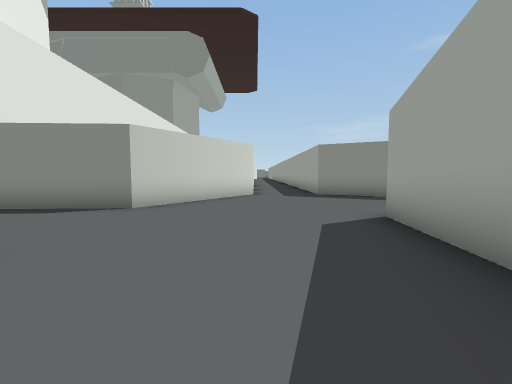
view 1 (above)

16 first-person views from a walk through a scene from a Unity 3-D project. The camera is 1.2 m above the floor, tilts 4° down and sees 90° across. The floor is counted in squares, 2 m on a side. Each view is taken from the middle of a square. On the plan, view 1 faces up. The plan holds only what a view shows up to about 9 squares ahead; the rest is blank. The place goes on beyond the plan.

view 2
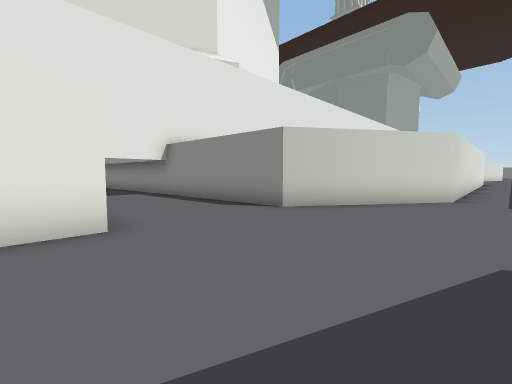

view 3
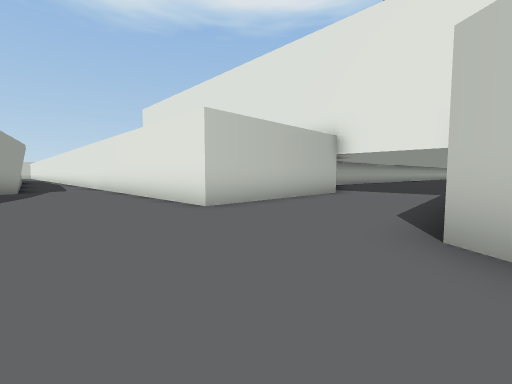

view 4
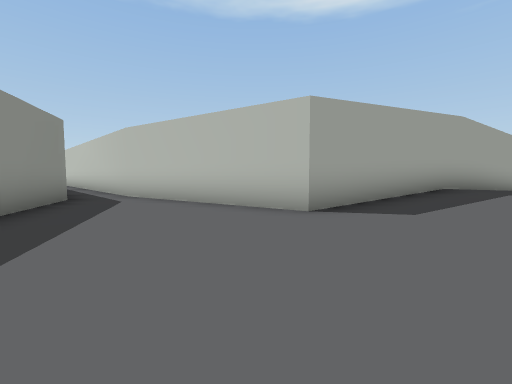

view 5
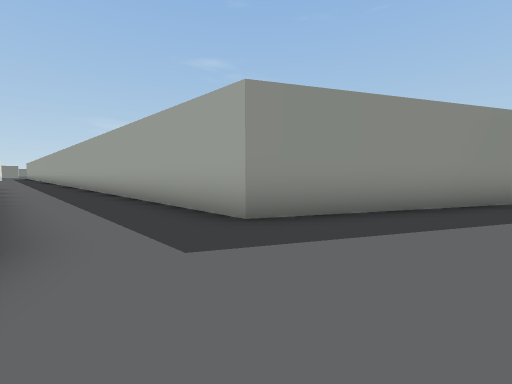

view 6
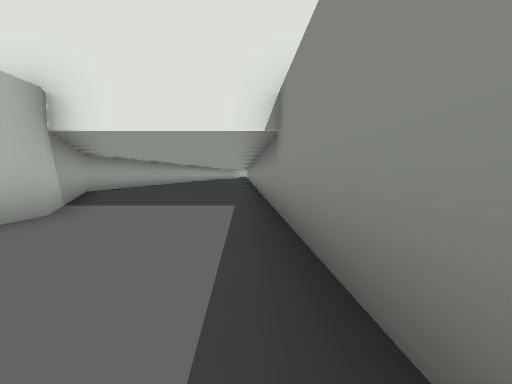

view 7
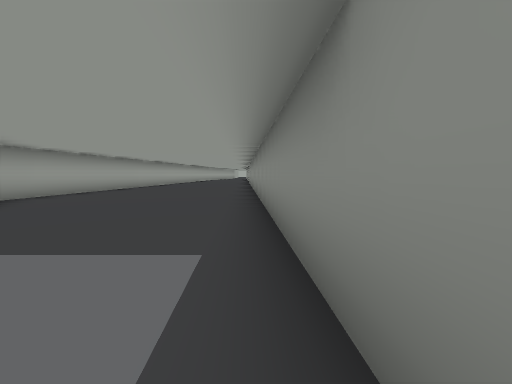

view 8
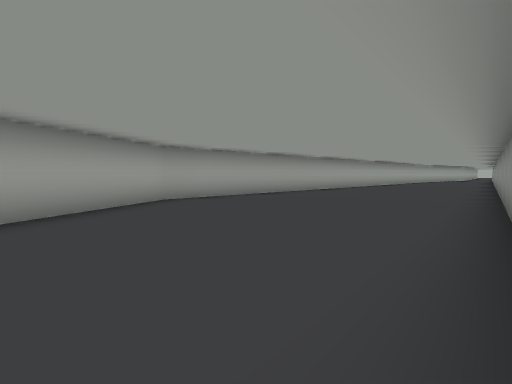

view 9
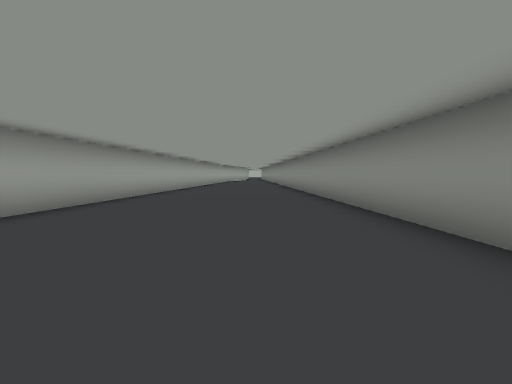

view 10
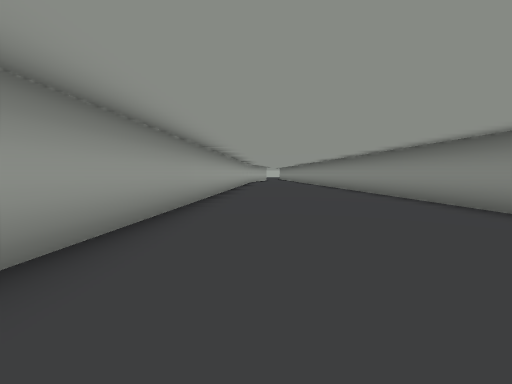

view 11
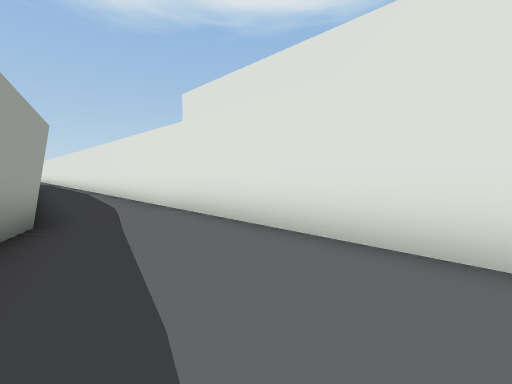

view 12
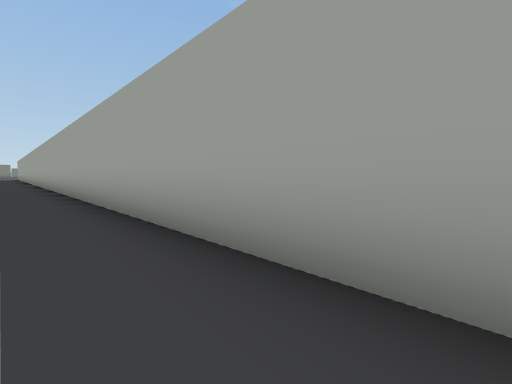

view 13
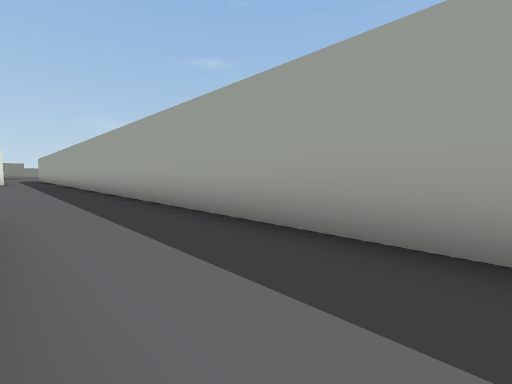

view 14
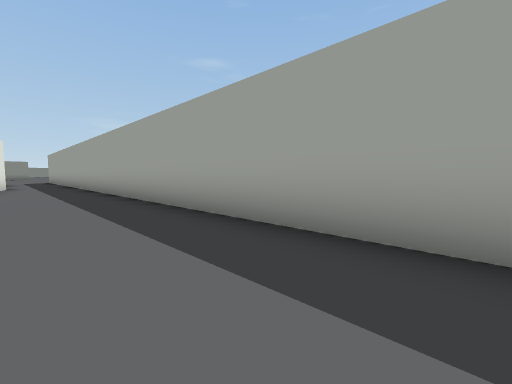

view 15
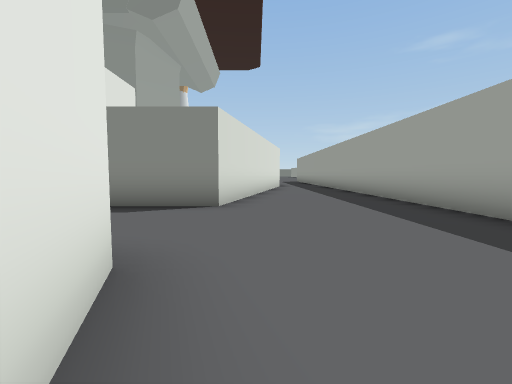

view 16
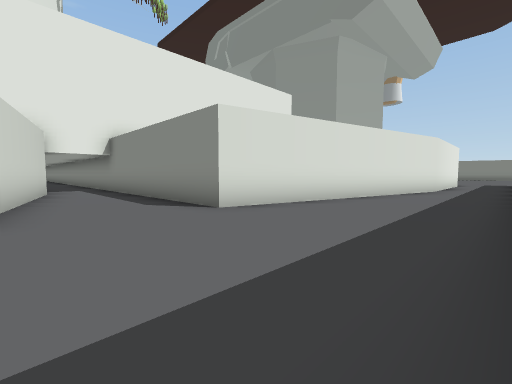

### Floor plan
Key: @ floor where view 1 was taken; # wall or solid block; . main floor; : floor 0.25 m higher than the main floor; - floor 0.25 m lower than the main floor; / step, stairs or slope.
Columns run from 23 left of view 1 to 7 right of it. Each row starts with its distance up from view 1.
 39                       ##..
 38                       #...
 37                       #...
 36                       #...#
 35                       #...#
 34                      ##...#
 33                      #....#
 32                #######....#
 31                ...........#
 30                ##.........#
 29                 #### .....#
 28                      #....#
 27                       ....#
 26                        ...#
 25                        ...#
 24                        ...#
 23                        ...#
 22                        ...#
 21                        ...#
 20                        ...#
 19                         ..#
 18                         ..#
 17                         ..#
 16                         ..#
 15                         ..#
 14                         ..#
 13                        #..#
 12                        #..#
 11                        #..#
 10                       ##..#
  9                       #...###
  8                      ##.....###
  7                     ##........#
  6             #########..........
  5 ############...............####
  4 .........................###
  3 .........................#
  2 ...............######...:#
  1 ..............##    #.:::#
  0 ##..........##      #.:@##
 -1   ###########       #.::#
 -2                     #.::#
 -3                     #.:/#
 -4                     #./##
 -5                     #//#
 -6                     #--#
 -7                     #.-
 -8                     #.-
 -9                     #.-
-10                     #.-

Positions as (right, up) in squares from view 1, and headings:
1: (0, 0), facing up
2: (1, 1), facing up-left
3: (0, 6), facing down-left
4: (0, 8), facing down-right
5: (0, 7), facing up-right
6: (-4, 5), facing left
7: (-7, 5), facing left
8: (-10, 5), facing down-left
9: (-13, 3), facing left
10: (-14, 1), facing left
11: (0, 0), facing down-left
12: (1, 13), facing up-right
13: (0, 20), facing up-right
14: (0, 26), facing up-right
15: (-1, 27), facing up
16: (2, 29), facing up-left
